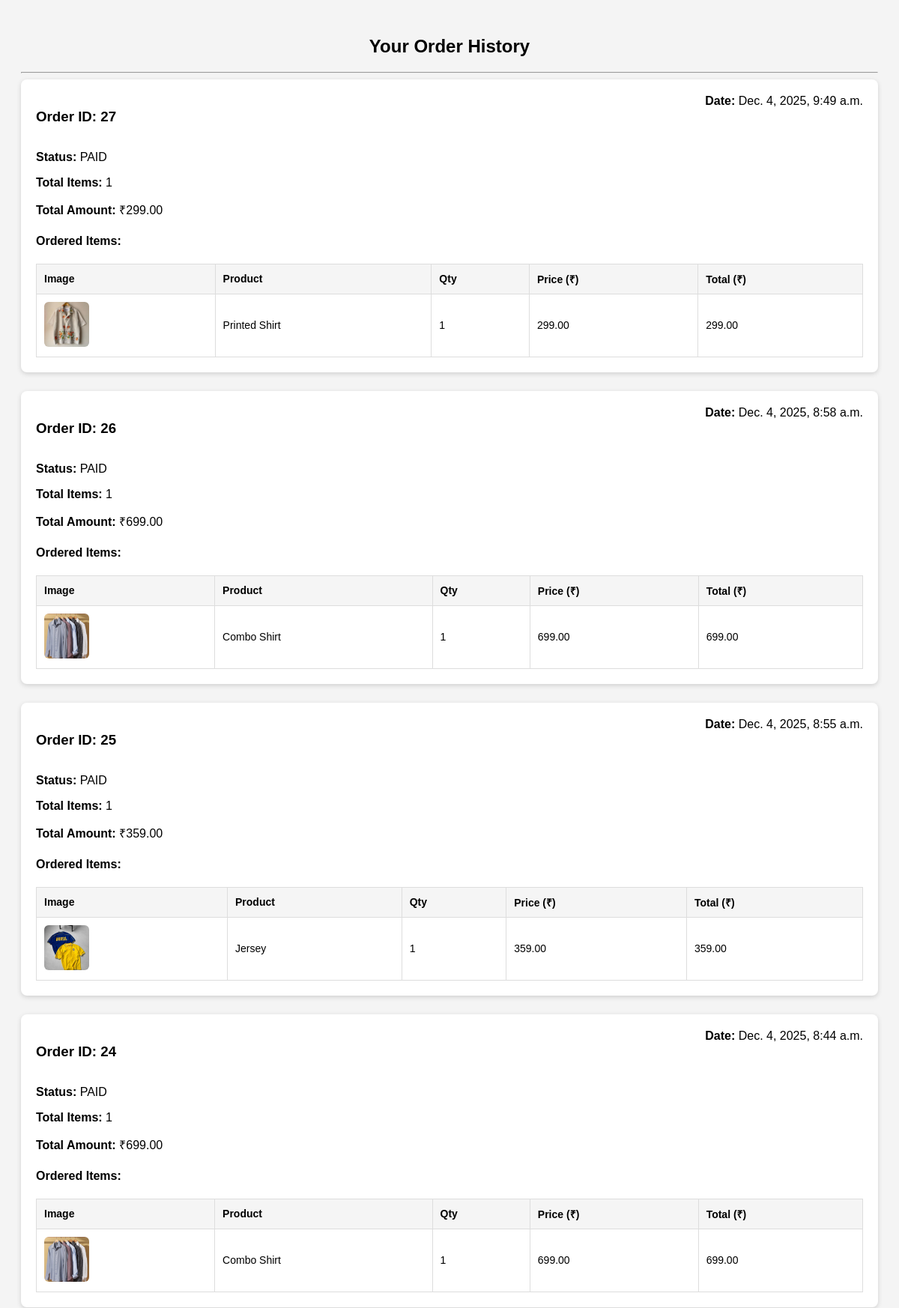
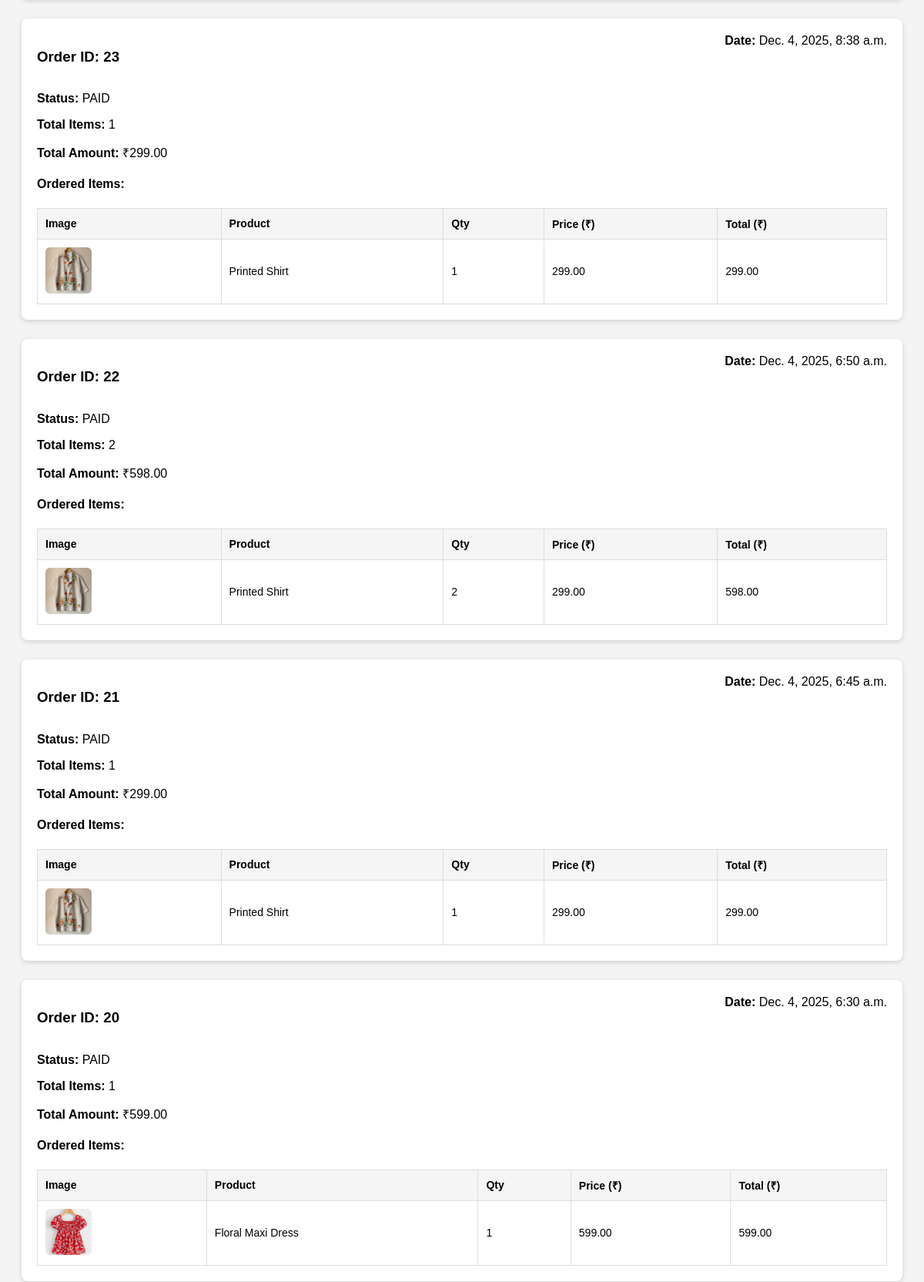
Page /order-history/ (signed in, upper part) on the committed database (2 pictures, top to bottom).
### finalapp/models.py (models this page shows, shortened)
class Order(models.Model):
     user = models.CharField(max_length=100)
     order_date = models.DateTimeField(auto_now_add=True)
     total_price = models.DecimalField(max_digits=10, decimal_places=2)
     total_quantity = models.PositiveIntegerField()
     Delivery_address = models.CharField(max_length=255)
     status = models.CharField(max_length=50)

class Orderitem(models.Model):
    order= models.ForeignKey(Order,on_delete=models.CASCADE)
    product = models.ForeignKey(SingleProduct, on_delete=models.CASCADE)
    quantity = models.PositiveIntegerField()
    price = models.DecimalField(max_digits=10, decimal_places=2)
    def total(self):
                return self.quantity * self.price

class SingleProduct(models.Model):
    title = models.CharField(max_length=200)
    description = models.TextField()
    price = models.DecimalField(max_digits=10, decimal_places=2)
    image = models.ImageField(upload_to='products/')

### finalapp/views.py (the view)
# urls.py: path("order-history/", views.order_history, name="order_history"),
@login_required
def order_history(request):
    orders = Order.objects.filter(user=request.user).order_by('-order_date')
    order_data = []
    for order in orders:
        items = Orderitem.objects.filter(order=order)
        order_data.append({
            "order": order,
            "items": items,
            "total_price": sum(item.total() for item in items),
            "total_quantity": sum(item.quantity for item in items),
        })
    return render(request, "order_history.html", {"order_data": order_data})

### finalapp/templates/order_history.html (shortened to what this page needs)
<!DOCTYPE html>
<html lang="en">
<head>
</head>
<body>
    <h2>Your Order History</h2>
    <hr>
    {% if order_data %}
        {% for entry in order_data %}
            <div class="order-card">
                <div class="order-header">
                    <h3>Order ID: {{ entry.order.id }}</h3>
                    <span><strong>Date:</strong> {{ entry.order.order_date }}</span>
                </div>
                <p><strong>Status:</strong> {{ entry.order.status }}</p>
                <p><strong>Total Items:</strong> {{ entry.total_quantity }}</p>
                <p><strong>Total Amount:</strong> ₹{{ entry.total_price }}</p>
                <h4>Ordered Items:</h4>
                <table class="items-table">
                    <tr>
                        <th>Image</th>
                        <th>Product</th>
                        <th>Qty</th>
                        <th>Price (₹)</th>
                        <th>Total (₹)</th>
                    </tr>
                    {% for item in entry.items %}
                    <tr>
                        <td>
                            {% if item.product.image %}
                                <img src="{{ item.product.image.url }}" class="item-img">
                            {% else %}
                                No Image
                            {% endif %}
                        </td>
                        <td>{{ item.product.title }}</td>
                        <td>{{ item.quantity }}</td>
                        <td>{{ item.price }}</td>
                        <td>{{ item.total }}</td>
                    </tr>
                    {% endfor %}
                </table>
            </div>
        {% endfor %}
    {% else %}
        <div class="no-orders">
            <h3>You have no past orders.</h3>
        </div>
    {% endif %}
</body>
</html>

### finalapp/templates/order_history.html (style rules this page uses)
body { font-family: Arial, sans-serif; background: #f4f4f4; padding: 20px; }
h2 { text-align: center; margin-bottom: 20px; }
.order-card { background: #fff; margin-bottom: 25px; padding: 20px; border-radius: 8px; box-shadow: 0 2px 6px rgba(0,0,0,0.15); }
.order-header { display: flex; justify-content: space-between; margin-bottom: 10px; }
.items-table { width: 100%; border-collapse: collapse; margin-top: 15px; }
.items-table th, .items-table td { border: 1px solid #ddd; padding: 10px; text-align: left; font-size: 14px; }
.items-table th { background-color: #f5f5f5; font-weight: bold; }
.item-img { width: 60px; height: 60px; object-fit: cover; border-radius: 6px; }

### rows in the picture
Order: order.id "27", order.order_date "Dec. 4, 2025, 9:49 a.m.", order.status "PAID", total_quantity "1", total_price "299.00"
Orderitem: product.image (picture), product "Printed Shirt", quantity "1", price "299.00", total "299.00"
Order: order.id "26", order.order_date "Dec. 4, 2025, 8:58 a.m.", order.status "PAID", total_quantity "1", total_price "699.00"
Orderitem: product.image (picture), product "Combo Shirt", quantity "1", price "699.00", total "699.00"
Order: order.id "25", order.order_date "Dec. 4, 2025, 8:55 a.m.", order.status "PAID", total_quantity "1", total_price "359.00"
Orderitem: product.image (picture), product "Jersey", quantity "1", price "359.00", total "359.00"
Order: order.id "24", order.order_date "Dec. 4, 2025, 8:44 a.m.", order.status "PAID", total_quantity "1", total_price "699.00"
Orderitem: product.image (picture), product "Combo Shirt", quantity "1", price "699.00", total "699.00"
Order: order.id "23", order.order_date "Dec. 4, 2025, 8:38 a.m.", order.status "PAID", total_quantity "1", total_price "299.00"
Orderitem: product.image (picture), product "Printed Shirt", quantity "1", price "299.00", total "299.00"
Order: order.id "22", order.order_date "Dec. 4, 2025, 6:50 a.m.", order.status "PAID", total_quantity "2", total_price "598.00"
Orderitem: product.image (picture), product "Printed Shirt", quantity "2", price "299.00", total "598.00"
Order: order.id "21", order.order_date "Dec. 4, 2025, 6:45 a.m.", order.status "PAID", total_quantity "1", total_price "299.00"
Orderitem: product.image (picture), product "Printed Shirt", quantity "1", price "299.00", total "299.00"
Order: order.id "20", order.order_date "Dec. 4, 2025, 6:30 a.m.", order.status "PAID", total_quantity "1", total_price "599.00"
Orderitem: product.image (picture), product "Floral Maxi Dress", quantity "1", price "599.00", total "599.00"
